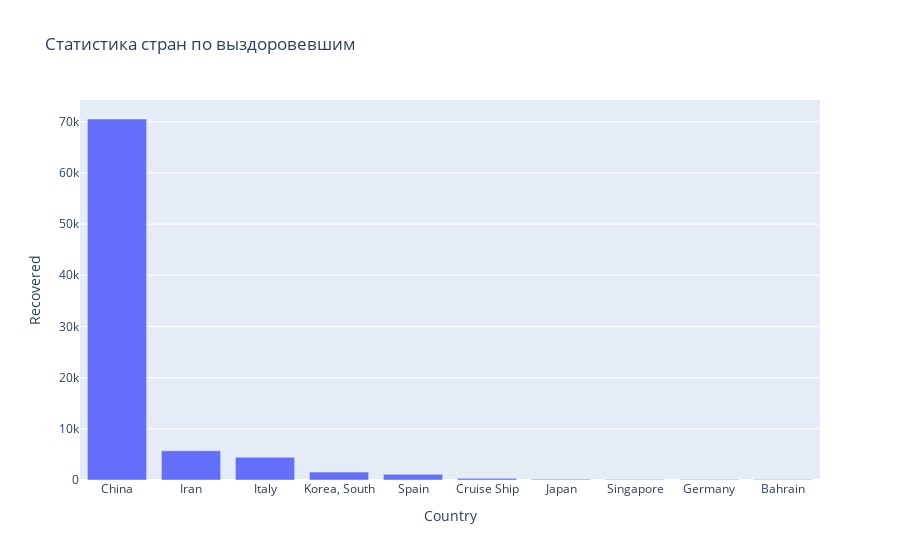

Notebook source saved alongside this figure:
### Markdown cell above
![countries confirmed](img/img_3.png)

### Code cell
most_affected=data.groupby(['Country'],as_index=False)['Recovered'].last().sort_values(by="Recovered",ascending=False)[:10]
fig=px.bar(most_affected,x="Country",y="Recovered",title="Статистика стран по выздоровевшим")
fig.show()

### Figure 1 — Plotly figure (JSON) as saved in the notebook; plotly's stock layout.template omitted (floating-point values rounded to 4 significant figures)
{"data": [{"alignmentgroup": "True", "hovertemplate": "Country=%{x}<br>Recovered=%{y}<extra></extra>", "legendgroup": "", "marker": {"color": "#636efa", "pattern": {"shape": ""}}, "name": "", "offsetgroup": "", "orientation": "v", "showlegend": false, "textposition": "auto", "x": ["China", "Iran", "Italy", "Korea, South", "Spain", "Cruise Ship", "Japan", "Singapore", "Germany", "Bahrain"], "xaxis": "x", "y": [70535, 5710, 4440, 1540, 1107, 325, 150, 114, 113, 100], "yaxis": "y", "type": "bar"}], "layout": {"xaxis": {"anchor": "y", "domain": [0.0, 1.0], "title": {"text": "Country"}}, "yaxis": {"anchor": "x", "domain": [0.0, 1.0], "title": {"text": "Recovered"}}, "legend": {"tracegroupgap": 0}, "title": {"text": "Статистика стран по выздоровевшим"}, "barmode": "relative"}}
